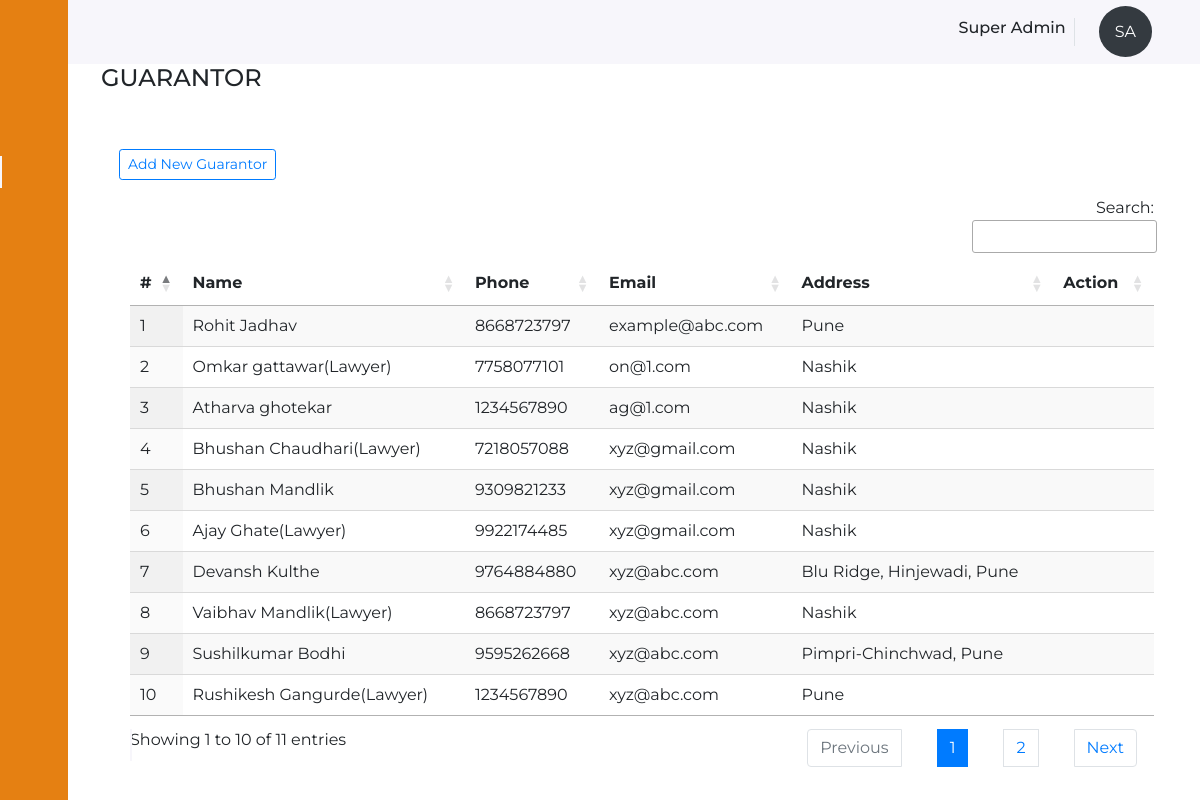
Screenshot of /will-portal/guarantor.php (signed in) with the database file from the repository.
### tables this page shows
CREATE TABLE `user_master` (
  `id` int(11) NOT NULL,
  `category` varchar(10) NOT NULL,
  `first_name` varchar(255) NOT NULL,
  `last_name` varchar(255) NOT NULL,
  `phone_number` varchar(13) NOT NULL,
  `address` varchar(255) NOT NULL,
  `email_id` varchar(255) NOT NULL,
  `password` varchar(255) NOT NULL,
  `createdBy` int(11) NOT NULL,
  `createdOn` timestamp NOT NULL DEFAULT current_timestamp(),
  `updatedBy` int(11) NOT NULL,
  `updatedOn` timestamp NOT NULL DEFAULT current_timestamp() ON UPDATE current_timestamp(),
  `enabled` enum('0','1') NOT NULL DEFAULT '1'
);

CREATE TABLE `guarantor_master` (
  `id` int(11) NOT NULL,
  `name` varchar(255) NOT NULL,
  `phone` varchar(10) NOT NULL,
  `email` varchar(255) NOT NULL,
  `address` text NOT NULL,
  `islawyer` enum('0','1') NOT NULL DEFAULT '0',
  `createdBy` int(11) NOT NULL,
  `createdOn` timestamp NOT NULL DEFAULT current_timestamp(),
  `updatedBy` int(11) NOT NULL,
  `updatedOn` timestamp NOT NULL DEFAULT current_timestamp() ON UPDATE current_timestamp(),
  `enabled` enum('0','1') NOT NULL DEFAULT '1'
);

### will-portal/controller/functions.php (called while the page is built, shortened)
<?php
function select_query($con, $columns_names, $table_name, $where, $orderby, $limit, $group_by)
{
	if(trim($where)!="")
	{
		$where_condition=" WHERE ".$where;
	}
	else
	{
		$where_condition="";
	}
	if(trim($group_by)!="")
	{
		$group_by_condition=" GROUP BY ".$group_by;
	}
	else
	{
		$group_by_condition="";
	}
	if(trim($orderby)!="")
	{
		$orderby_condition=" ORDER BY ".$orderby;
	}
	else
	{
		$orderby_condition="";
	}
	if(trim($limit)!="")
	{
		$limit_condition=" LIMIT ".$limit;
	}
	else
	{
		$limit_condition="";
	}
	$get_select_query="select $columns_names from $table_name $where_condition $group_by_condition $orderby_condition $limit_condition";
	$get_select_query_sql = mysqli_query($con, $get_select_query) or die(mysqli_error($con));
	$select_query_return=array();
    if(mysqli_num_rows($get_select_query_sql)>0)
	{
		while ($get_select_query_rows = mysqli_fetch_assoc($get_select_query_sql))
		{
			$select_query_return[] =$get_select_query_rows;
		}
		return  json_encode($select_query_return);
	} else{
		return json_encode($select_query_return);
	}
}
function encryption($value)
{
    $rand_number=(rand(1000,9999));
    $str = 'abcdefghijklmnopqustuvwxyzABCDEFGHIJKLMNOPQRSTUVWXYZ';
    $rand_char=substr(str_shuffle($str), 0, 4);
    $ascii = "";
    for ($i = 0; $i < strlen($rand_char); $i++)
    {
        $ascii .= ord($rand_char[$i]);
    }
    return $final_result=$rand_char."".(($value*$rand_number)+$ascii)."".$rand_number;
}

### will-portal/guarantor.php (the view, shortened to what this page needs)
<?php
$page = "Guarantor";
include_once("./adders/header.php");
$getGuarantor = json_decode(select_query($con, "*", "guarantor_master", "createdBy=" . $_SESSION['uid'], "", "", ""));
?>
<div class="m-3">
	<div class="row">
		<h4 class="text-uppercase"><?php echo $page; ?></h4>
	</div>
</div>
<div class="container-fluid pt-3">
	<div class="row my-3 ml-1">
		<button class="btn btn-outline-primary btn-sm" data-toggle="modal" data-target="#addguarantorModalCenter">Add New Guarantor</button>
	</div>
	<div class="container-fluid">
		<table id="guarantorsTable" class="display nowrap w-100 table-responsive-sm ">
			<thead class="thead">
				<th>#</th>
				<th>Name</th>
				<th>Phone</th>
				<th>Email</th>
				<th>Address</th>
				<th>Action</th>
			</thead>
			<tbody>
				<?php
				if (!empty($getGuarantor)) {
					$cnt = 1;
					foreach ($getGuarantor as $guarantor) { ?>
						<tr>
							<td><?php echo $cnt++; ?></td>
							<td><?php echo $guarantor->name;
								echo $guarantor->islawyer ? '(Lawyer)' : ''; ?></td>
							<td><?php echo $guarantor->phone; ?></td>
							<td><?php echo $guarantor->email; ?></td>
							<td><?php echo $guarantor->address; ?></td>
							<td>
								<a href="./guarantor.php?id=<?php echo encryption($guarantor->id); ?>&action=Ed">
									<i class="fas fa-edit"></i>
								</a>
								<a href="./guarantor.php?id=<?php echo encryption($guarantor->id); ?>&action=Dt">
									<i class="fas fa-trash-alt"></i>
								</a>
							</td>
						</tr>
				<?php }
				}
				?>
			</tbody>
		</table>
	</div>
</div>
<?php
include_once('./adders/footer.php');
?>

### will-portal/adders/header.php (shortened to what this page needs)
<?php
include_once "./config/database.php";
include_once "./controller/functions.php";
if (isset($_SESSION['logged_in']))
    $user = json_decode(select_query($con, "*", "user_master", "id=" . $_SESSION['uid'], "", "", ""));
?>
<!DOCTYPE html>
<html lang="en">
<head>
    <link type="text/css" rel="stylesheet" href="./assets/css/bootstrap.min.css">
    <link type="text/css" rel="stylesheet" href="./assets/css/sweetalert2.min.css" type="text/css">
    <link type="text/css" rel="stylesheet" href="./assets/css/style.css">
    <link rel="stylesheet" type="text/css" href="https://cdn.datatables.net/1.10.25/css/jquery.dataTables.min.css">
</head>
<body id="body-pd">
    <?php if($page != 'Will Download') { ?>
    <header class="header mb-5" id="header">
        <div class="header_toggle"> <i class='fas fa-bars' id="header-toggle"></i> </div>
        <?php if (isset($_SESSION['logged_in'])) { ?>
            <div class="border-right ml-auto mr-2">
                <h6 class="mr-2"><?php echo ucwords($user[0]->first_name . ' ' . $user[0]->last_name); ?></h6>
            </div>
            <div class="dropdown">
                <a class="nav-link nav-user text-white" data-toggle="dropdown" href="#" role="button" aria-haspopup="false" aria-expanded="false">
                    <span class="rounded-circle bg-dark p-3"><?php echo ucwords($user[0]->first_name[0] . '' . $user[0]->last_name[0]); ?></span>
                </a>
            </div>
        <?php } else { ?>
            <a href="login.php" class="nav-link">Login</a>
        <?php } ?>
    </header>
    <div class="l-navbar" id="nav-bar">
        <nav class="sidenav">
            <div>
                <a href="index.php" class="nav_logo">
                    <i class="fas fa-scroll nav_logo-icon"></i>
                </a>
                <div class="nav_list">
                    <a href="dashboard.php" class="nav_link <?php echo $page == 'Dashboard' ? 'active' : ''; ?>">
                        <i class="fas fa-th"></i>
                    </a>
                    <a href="./guarantor.php" class="nav_link <?php echo $page == 'Guarantor' ? 'active' : ''; ?>">
                        <i class="fas fa-user-check"></i>
                    </a>
                    <a href="./beneficiary.php" class="nav_link <?php echo $page == 'Beneficiary' ? 'active' : ''; ?>">
                        <i class="fas fa-award"></i>
                    </a>
                    <a href="./will.php" class="nav_link <?php echo $page == 'Will' || $page == 'Add Will' ? 'active' : ''; ?>">
                        <i class="fas fa-certificate"></i>
                    </a>
                </div>
            </div>
            <?php if (isset($_SESSION['uid'])) { ?>
                <a href="logout.php" class="nav_link"> <i class="fas fa-sign-out-alt"></i> <span class="nav_name">SignOut</span> </a>
            <?php } ?>
        </nav>
    </div>
    <?php } ?>

### will-portal/adders/footer.php (shortened to what this page needs)
</body>
</html>

### will-portal/assets/css/style.css (style rules this page uses)
:root { --header-height: 3rem; --nav-width: 68px; --first-color: #e58012; --first-color-light: #eb9130; --white-color: #f7f6fb; --body-font: "Montserrat"; --normal-font-size: 1rem; --z-fixed: 100; }
body { position: relative; margin: var(--header-height) 0 0 0; padding: 0 1rem; font-family: var(--body-font); font-size: var(--normal-font-size); transition: 0.5s; }
.header { width: 100%; height: var(--header-height); position: fixed; top: 0; left: 0; display: flex; align-items: center; justify-content: space-between; padding: 0 1rem; background-color: var(--white-color); z-index: var(--z-fixed); transition: 0.5s; }
.header_toggle { color: var(--first-color); font-size: 1.5rem; cursor: pointer; }
.l-navbar { position: fixed; top: 0; left: -30%; width: var(--nav-width); height: 100vh; background-color: var(--first-color); padding: 0.5rem 1rem 0 0; transition: 0.5s; z-index: var(--z-fixed); }
.sidenav { height: 100%; display: flex; flex-direction: column; justify-content: space-between; overflow: hidden; }
.nav_logo, .nav_link { display: grid; grid-template-columns: max-content max-content; align-items: center; column-gap: 1rem; padding: 0.5rem 0 0.5rem 1.5rem; }
.nav_logo { margin-bottom: 2rem; text-decoration: none !important; }
.nav_logo-icon { font-size: 1.25rem; color: var(--white-color); margin-left: 0.3rem; }
.nav_link { position: relative; color: var(--first-color-light); margin-bottom: 1.5rem; transition: 0.3s; text-decoration: none !important; }
.nav_link i { font-size: 1.5rem; }
.active { color: var(--white-color); }
.active::before { content: ""; position: absolute; left: 0; width: 2px; height: 32px; background-color: var(--white-color); }
@media screen and (min-width: 768px) { body { margin: calc(var(--header-height) + 1rem) 0 0 0; padding-left: calc(var(--nav-width) + 2rem); } }
@media screen and (min-width: 768px) { .header { height: calc(var(--header-height) + 1rem); padding: 0 2rem 0 calc(var(--nav-width) + 2rem); } }
@media screen and (min-width: 768px) { .l-navbar { left: 0; padding: 1rem 1rem 0 0; } }

### rows the page displays
user_master: first_name+last_name "Super Admin", first_name+last_name "SA"
guarantor_master: name "Rohit Jadhav", phone "8668723797", email "example@abc.com", address "Pune"
guarantor_master: name "Omkar gattawar", islawyer "(Lawyer)", phone "7758077101", email "on@1.com", address "Nashik"
guarantor_master: name "Atharva ghotekar", phone "1234567890", email "ag@1.com", address "Nashik"
guarantor_master: name "Bhushan Chaudhari", islawyer "(Lawyer)", phone "7218057088", email "xyz@gmail.com", address "Nashik"
guarantor_master: name "Bhushan Mandlik", phone "9309821233", email "xyz@gmail.com", address "Nashik"
guarantor_master: name "Ajay Ghate", islawyer "(Lawyer)", phone "9922174485", email "xyz@gmail.com", address "Nashik"
guarantor_master: name "Devansh Kulthe", phone "9764884880", email "xyz@abc.com", address "Blu Ridge, Hinjewadi, Pune"
guarantor_master: name "Vaibhav Mandlik", islawyer "(Lawyer)", phone "8668723797", email "xyz@abc.com", address "Nashik"
guarantor_master: name "Sushilkumar Bodhi", phone "9595262668", email "xyz@abc.com", address "Pimpri-Chinchwad, Pune"
guarantor_master: name "Rushikesh Gangurde", islawyer "(Lawyer)", phone "1234567890", email "xyz@abc.com", address "Pune"

### other values shown
$page "GUARANTOR"
